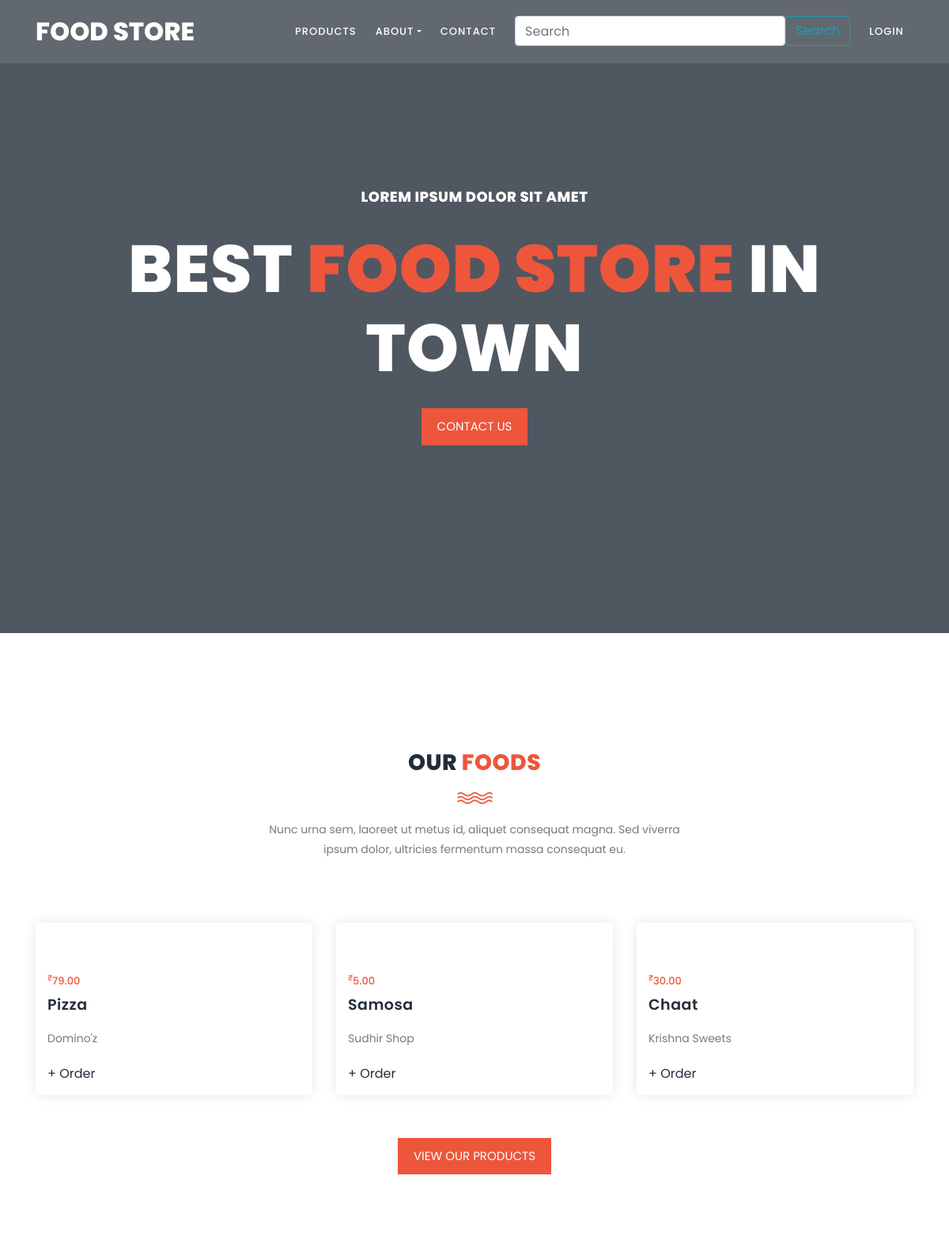
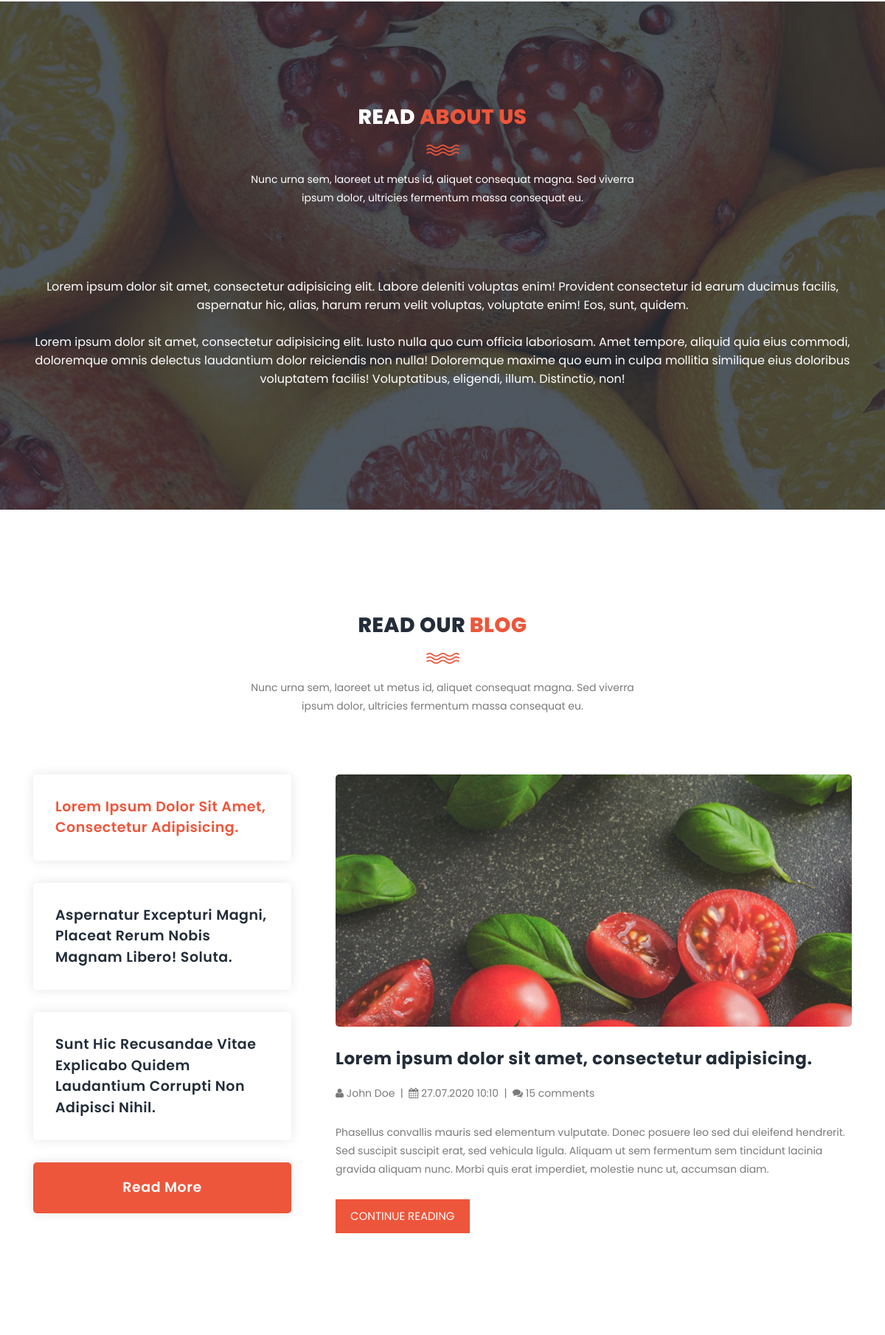
The page / (upper part) on the database its author committed (2 pictures, top to bottom).
### app/models.py (models this page shows)
class PRODUCT(models.Model):
    productname = models.CharField(max_length=200)
    price = models.DecimalField(max_digits=5, decimal_places=2)
    description = models.TextField()
    image= models.ImageField(upload_to="static/images",default="")

### app/views.py (the view)
# urls.py: path('', views.index, name="home"),
def index(request):
    Products= PRODUCT.objects.all()
    n= len(Products)
    nSlides= n//3 + ceil((n/3) + (n//3))
    context={'no_of_slides':nSlides, 'range':range(1,nSlides), 'Products': Products}
    return render(request,"index.html", context)

### app/templates/index.html (shortened to what this page needs)
{% extends 'base.html' %}
{% block content %}
    <div class="main-banner" id="top">
        <video autoplay muted loop id="bg-video">
            <source src="static/images/video.mp4" type="video/mp4" />
        </video>
        <div class="video-overlay header-text">
            <div class="caption">
                <h6>Lorem ipsum dolor sit amet</h6>
                <h2>Best <em>Food store</em> in town</h2>
                <div class="main-button">
                    <a href="/contact">Contact us</a>
                </div>
            </div>
        </div>
    </div>
    <section class="section" id="trainers">
        <div class="container">
            <div class="row">
                <div class="col-lg-6 offset-lg-3">
                    <div class="section-heading">
                        <h2>Our <em>Foods</em></h2>
                        <img src="static/images/line-dec.png" alt="">
                        <p>Nunc urna sem, laoreet ut metus id, aliquet consequat magna. Sed viverra ipsum dolor, ultricies fermentum massa consequat eu.</p>
                    </div>
                </div>
            </div>
            <div class="row">
                {% for i in Products %}
                <div class="col-lg-4">
                    <div class="trainer-item">
                        <div class="image-thumb">
                        </div>
                        <div class="down-content">
                            <span>
                                <sup>₹</sup>{{ i.price }}
                            </span>
                            <h4>{{ i.productname }}</h4>
                            <p>{{ i.description }}</p>
                            <ul class="social-icons">
                                <li><a href="/product-details/{{i.id}}">+ Order</a></li>
                            </ul>
                        </div>
                    </div>
                </div>
                {% if forloop.counter|divisibleby:3 and forloop.counter > 0 and not forloop.last %}
                </div><div class="carousel-item">
                {% endif%}
                {% endfor %}
            </div>
            <br>
            <div class="main-button text-center">
                <a href="/products">View our products</a>
            </div>
        </div>
    </section>
    <section class="section section-bg" id="schedule" style="background-image: url(static/images/about-fullscreen-1-1920x700.jpg)">
        <div class="container">
            <div class="row">
                <div class="col-lg-6 offset-lg-3">
                    <div class="section-heading dark-bg">
                        <h2>Read <em>About Us</em></h2>
                        <img src="static/images/line-dec.png" alt="">
                        <p>Nunc urna sem, laoreet ut metus id, aliquet consequat magna. Sed viverra ipsum dolor, ultricies fermentum massa consequat eu.</p>
                    </div>
                </div>
            </div>
            <div class="row">
                <div class="col-lg-12">
                    <div class="cta-content text-center">
                        <p>Lorem ipsum dolor sit amet, consectetur adipisicing elit. Labore deleniti voluptas enim! Provident consectetur id earum ducimus facilis, aspernatur hic, alias, harum rerum velit voluptas, voluptate enim! Eos, sunt, quidem.</p>
                        <p>Lorem ipsum dolor sit amet, consectetur adipisicing elit. Iusto nulla quo cum officia laboriosam. Amet tempore, aliquid quia eius commodi, doloremque omnis delectus laudantium dolor reiciendis non nulla! Doloremque maxime quo eum in culpa mollitia similique eius doloribus voluptatem facilis! Voluptatibus, eligendi, illum. Distinctio, non!</p>
                    </div>
                </div>
            </div>
        </div>
    </section>
    <section class="section" id="our-classes">
        <div class="container">
            <div class="row">
                <div class="col-lg-6 offset-lg-3">
                    <div class="section-heading">
                        <h2>Read our <em>Blog</em></h2>
                        <img src="static/images/line-dec.png" alt="">
                        <p>Nunc urna sem, laoreet ut metus id, aliquet consequat magna. Sed viverra ipsum dolor, ultricies fermentum massa consequat eu.</p>
                    </div>
                </div>
            </div>
            <div class="row" id="tabs">
              <div class="col-lg-4">
                <ul>
                  <li><a href='#tabs-1'>Lorem ipsum dolor sit amet, consectetur adipisicing.</a></li>
                  <li><a href='#tabs-2'>Aspernatur excepturi magni, placeat rerum nobis magnam libero! Soluta.</a></li>
                  <li><a href='#tabs-3'>Sunt hic recusandae vitae explicabo quidem laudantium corrupti non adipisci nihil.</a></li>
                  <div class="main-rounded-button"><a href="/blog">Read More</a></div>
                </ul>
              </div>
              <div class="col-lg-8">
                <section class='tabs-content'>
                  <article id='tabs-1'>
                    <img src="static/images/blog-image-1-940x460.jpg" alt="">
                    <h4>Lorem ipsum dolor sit amet, consectetur adipisicing.</h4>
                    <p><i class="fa fa-user"></i> John Doe &nbsp;|&nbsp; <i class="fa fa-calendar"></i> 27.07.2020 10:10 &nbsp;|&nbsp; <i class="fa fa-comments"></i>  15 comments</p>
                    <p>Phasellus convallis mauris sed elementum vulputate. Donec posuere leo sed dui eleifend hendrerit. Sed suscipit suscipit erat, sed vehicula ligula. Aliquam ut sem fermentum sem tincidunt lacinia gravida aliquam nunc. Morbi quis erat imperdiet, molestie nunc ut, accumsan diam.</p>
                    <div class="main-button">
                        <a href="/blog-details">Continue Reading</a>
                    </div>
                  </article>
                </section>
              </div>
            </div>
        </div>
    </section>
{% endblock  %}

### rows shown on the page
PRODUCT: price "79.00", productname "Pizza", description "Domino'z"
PRODUCT: price "5.00", productname "Samosa", description "Sudhir Shop"
PRODUCT: price "30.00", productname "Chaat", description "Krishna Sweets"
